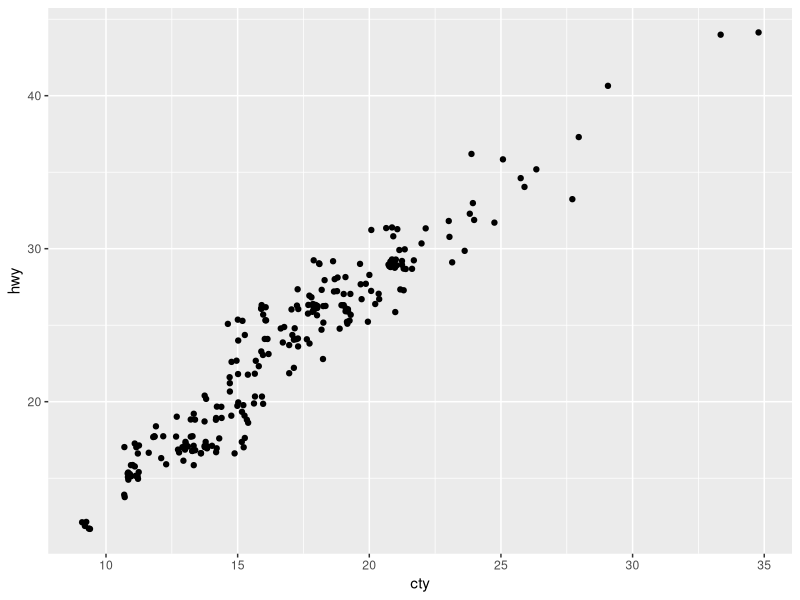
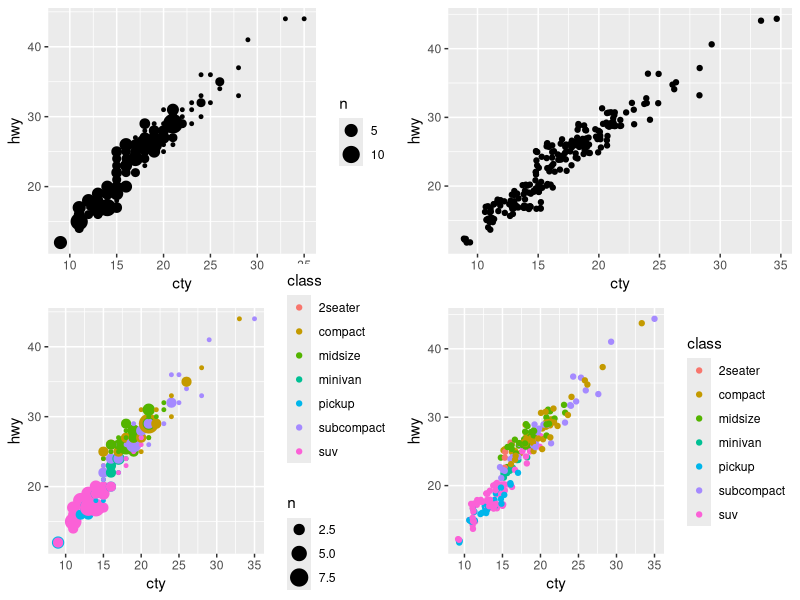
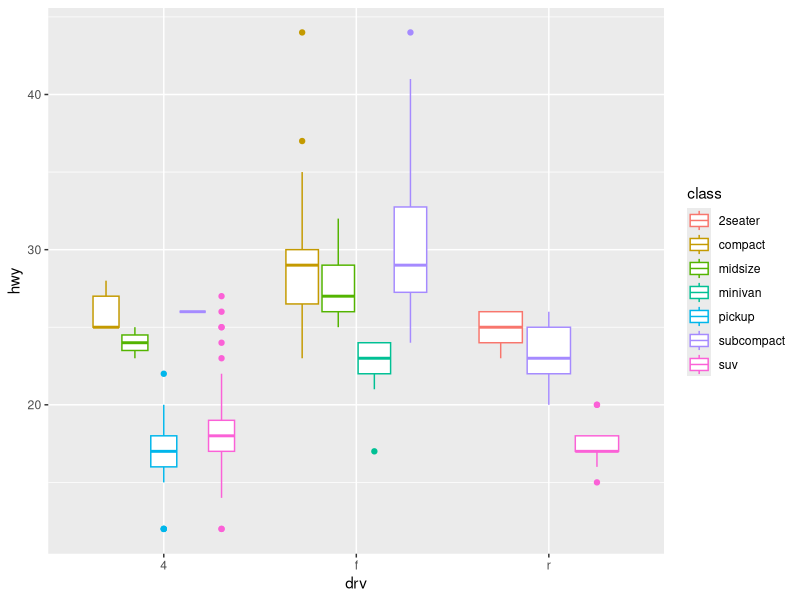
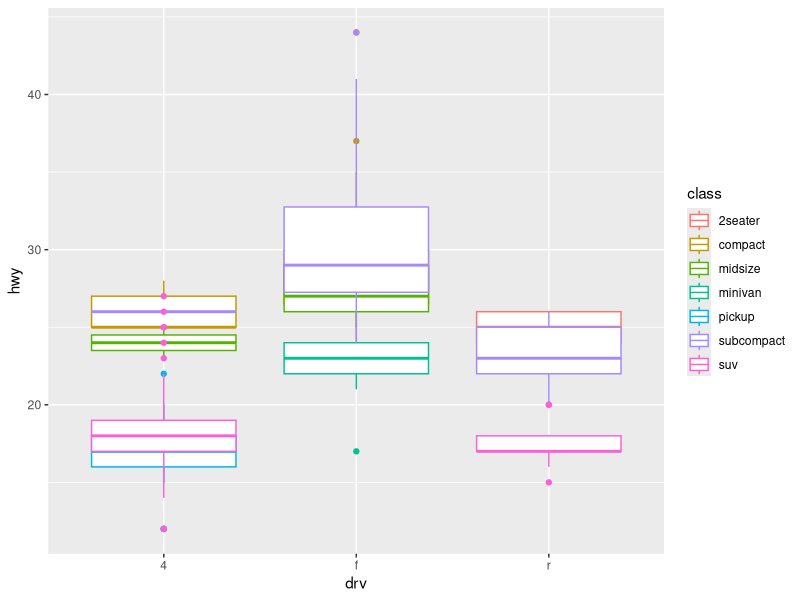

These charts were generated, in order, by the following R code:
## ---- chunk 1
library(tidyverse)
library(ggplot2)
library(dplyr)
## ---- chunk 2
ggplot(data = mpg, mapping = aes(x = cty, y = hwy)) + 
  geom_point(position="jitter")
## ---- chunk 3
a <- ggplot(mpg, aes(x=cty, y=hwy)) +
	geom_count()
b <- ggplot(mpg, aes(x=cty, y=hwy)) +
	geom_jitter()
c <- ggplot(mpg, aes(x=cty, y=hwy, color=class)) +
	geom_count()
d <- ggplot(mpg, aes(x=cty, y=hwy, color=class)) +
	geom_jitter()

gridExtra::grid.arrange(a, b, c, d, nrow=2)
## ---- chunk 4
ggplot(data=mpg, aes(x=drv, y=hwy, color=class)) +
	geom_boxplot()
## ---- chunk 5
ggplot(data=mpg, aes(x=drv, y=hwy, color=class)) +
	geom_boxplot(position="identity")
